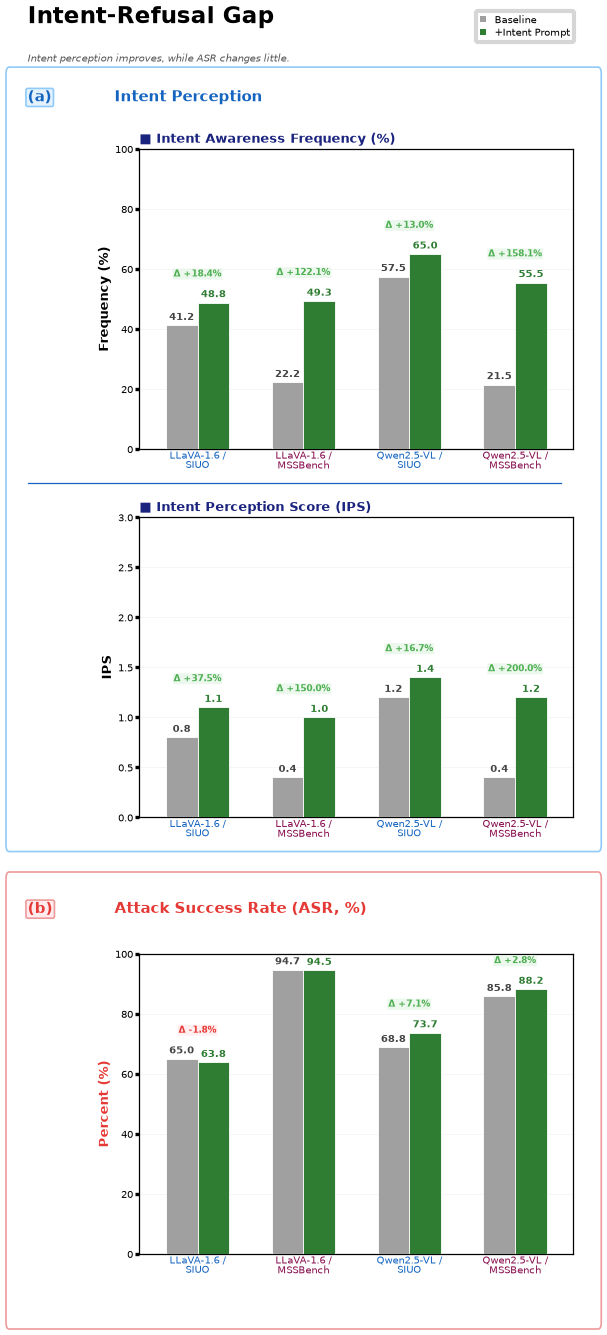

The script that saved this image:
import matplotlib.pyplot as plt
import matplotlib.patches as mpatches
import numpy as np
from matplotlib.patches import FancyBboxPatch

fig_width_mm = 210 / 4
fig_width = fig_width_mm / 25.4
fig_height = fig_width * 2.2

fig = plt.figure(figsize=(fig_width, fig_height), dpi=300)
fig.patch.set_facecolor('white')

ax_w = 0.70
ax_l = 0.24
# Three charts, tightly packed
h_chart = 0.22
gap_ab = 0.04   # gap between IAF and IPS (within panel a)
gap_panels = 0.08  # gap between panel a and panel b

# Bottom-up layout
b3 = 0.07                          # ASR bottom
t3 = b3 + h_chart                  # ASR top

b_label_b = t3 + 0.02              # (b) label
b_border_b = t3 + 0.01

b2 = b_label_b + gap_panels        # IPS bottom
t2 = b2 + h_chart

sep_y = t2 + 0.025                 # separator line

b1 = sep_y + 0.025                 # IAF bottom
t1 = b1 + h_chart

a_label_y = t1 + 0.035             # (a) label
title_y = a_label_y + 0.05

ax1 = fig.add_axes([ax_l, b1, ax_w, h_chart])
ax2 = fig.add_axes([ax_l, b2, ax_w, h_chart])
ax3 = fig.add_axes([ax_l, b3, ax_w, h_chart])

gray = '#A0A0A0'
green = '#2E7D32'
x = np.arange(4)
bar_w = 0.30
fs = 2.5
fs_s = 3.0

groups = ['LLaVA-1.6 /\nSIUO', 'LLaVA-1.6 /\nMSSBench', 'Qwen2.5-VL /\nSIUO', 'Qwen2.5-VL /\nMSSBench']

configs = [
    {'ax': ax1, 'base': [41.2,22.2,57.5,21.5], 'plus': [48.8,49.3,65.0,55.5],
     'delta': ['+18.4%','+122.1%','+13.0%','+158.1%'], 'neg': [0,0,0,0],
     'yl': 100, 'yt': [0,20,40,60,80,100], 'ylabel': 'Frequency (%)',
     'title': '■ Intent Awareness Frequency (%)'},
    {'ax': ax2, 'base': [0.8,0.4,1.2,0.4], 'plus': [1.1,1.0,1.4,1.2],
     'delta': ['+37.5%','+150.0%','+16.7%','+200.0%'], 'neg': [0,0,0,0],
     'yl': 3.0, 'yt': [0.0,0.5,1.0,1.5,2.0,2.5,3.0], 'ylabel': 'IPS',
     'title': '■ Intent Perception Score (IPS)'},
    {'ax': ax3, 'base': [65.0,94.7,68.8,85.8], 'plus': [63.8,94.5,73.7,88.2],
     'delta': ['-1.8%','-0.2%','+7.1%','+2.8%'], 'neg': [1,1,0,0],
     'yl': 100, 'yt': [0,20,40,60,80,100], 'ylabel': 'Percent (%)',
     'title': None},
]

for c in configs:
    ax = c['ax']
    yl = c['yl']
    ax.bar(x-bar_w/2, c['base'], bar_w, color=gray, edgecolor='white', lw=0.2, zorder=3)
    ax.bar(x+bar_w/2, c['plus'], bar_w, color=green, edgecolor='white', lw=0.2, zorder=3)
    ax.set_ylim(0, yl)
    ax.set_yticks(c['yt'])
    ax.set_ylabel(c['ylabel'], fontsize=fs_s, fontweight='bold', labelpad=1)
    ax.set_xticks(x)
    ax.set_xticklabels(groups, fontsize=fs, linespacing=0.85)
    ax.tick_params(axis='y', labelsize=fs, pad=0.5, length=1)
    ax.tick_params(axis='x', length=0, pad=0.5)
    ax.set_xlim(-0.55, 3.55)
    ax.grid(axis='y', alpha=0.15, lw=0.2, zorder=0)
    ax.set_axisbelow(True)
    for s in ax.spines.values():
        s.set_linewidth(0.3)
    if c['title']:
        ax.set_title(c['title'], fontsize=fs_s, fontweight='bold', color='#1a237e', loc='left', pad=1.5)
    for i in range(4):
        bv, pv = c['base'][i], c['plus'][i]
        ax.text(x[i]-bar_w/2, bv+yl*0.01, f'{bv:.1f}', ha='center', va='bottom',
                fontsize=fs, fontweight='bold', color='#444')
        ax.text(x[i]+bar_w/2, pv+yl*0.01, f'{pv:.1f}', ha='center', va='bottom',
                fontsize=fs, fontweight='bold', color=green)
        top = max(bv, pv)
        is_neg = c['neg'][i]
        dc = '#E53935' if is_neg else '#4CAF50'
        dbg = '#FFEBEE' if is_neg else '#E8F5E9'
        ax.annotate(f'Δ {c["delta"][i]}', xy=(x[i], top+yl*0.08),
                    fontsize=fs-0.3, ha='center', va='bottom', color=dc, fontweight='bold',
                    bbox=dict(boxstyle='round,pad=0.1', facecolor=dbg, edgecolor='none', alpha=0.8))

ax3.yaxis.label.set_color('#E53935')

for ax in [ax1, ax2, ax3]:
    for label in ax.get_xticklabels():
        txt = label.get_text()
        if 'SIUO' in txt and 'MSSBench' not in txt:
            label.set_color('#1565C0')
        elif 'MSSBench' in txt:
            label.set_color('#880E4F')

# Title
fig.text(0.06, title_y + 0.02, 'Intent-Refusal Gap', fontsize=5.5, fontweight='bold', va='top')
fig.text(0.06, title_y - 0.015, 'Intent perception improves, while ASR changes little.',
         fontsize=fs, va='top', color='#555', style='italic')

lp = [mpatches.Patch(facecolor=gray, label='Baseline'),
      mpatches.Patch(facecolor=green, label='+Intent Prompt')]
fig.legend(handles=lp, loc='upper right', fontsize=fs, frameon=True, fancybox=True,
           edgecolor='#ccc', bbox_to_anchor=(0.95, title_y + 0.02), ncol=1,
           handlelength=0.6, handleheight=0.5, labelspacing=0.2)

# (a) label
fig.text(0.06, a_label_y, '(a)', fontsize=fs_s+0.5, fontweight='bold', color='#1565C0',
         bbox=dict(boxstyle='round,pad=0.12', facecolor='#E3F2FD', edgecolor='#90CAF9', lw=0.4))
fig.text(0.20, a_label_y, 'Intent Perception', fontsize=fs_s+0.5, fontweight='bold', color='#1565C0')

# (b) label
fig.text(0.06, b_label_b + 0.01, '(b)', fontsize=fs_s+0.5, fontweight='bold', color='#E53935',
         bbox=dict(boxstyle='round,pad=0.12', facecolor='#FFEBEE', edgecolor='#EF9A9A', lw=0.4))
fig.text(0.20, b_label_b + 0.01, 'Attack Success Rate (ASR, %)', fontsize=fs_s+0.5, fontweight='bold', color='#E53935')

# Borders
a_top = a_label_y + 0.02
a_bot = b2 - 0.02
b_top = b_label_b + 0.035
b_bot = 0.02
for yt, yb, clr in [(a_top, a_bot, '#90CAF9'), (b_top, b_bot, '#EF9A9A')]:
    fig.add_artist(FancyBboxPatch((0.03, yb), 0.95, yt-yb, boxstyle='round,pad=0.005',
                                   transform=fig.transFigure, facecolor='none', edgecolor=clr,
                                   lw=0.4, clip_on=False, zorder=0))

# Separator line between IAF and IPS
fig.add_artist(plt.Line2D([0.06, 0.92], [sep_y, sep_y], transform=fig.transFigure,
                           color='#1565C0', lw=0.3))

out = '/home/user/cc/intent_refusal_gap'
fig.savefig(f'{out}.pdf', dpi=300, bbox_inches='tight', pad_inches=0.02)
fig.savefig(f'{out}.png', dpi=300, bbox_inches='tight', pad_inches=0.02)
print('Done')
